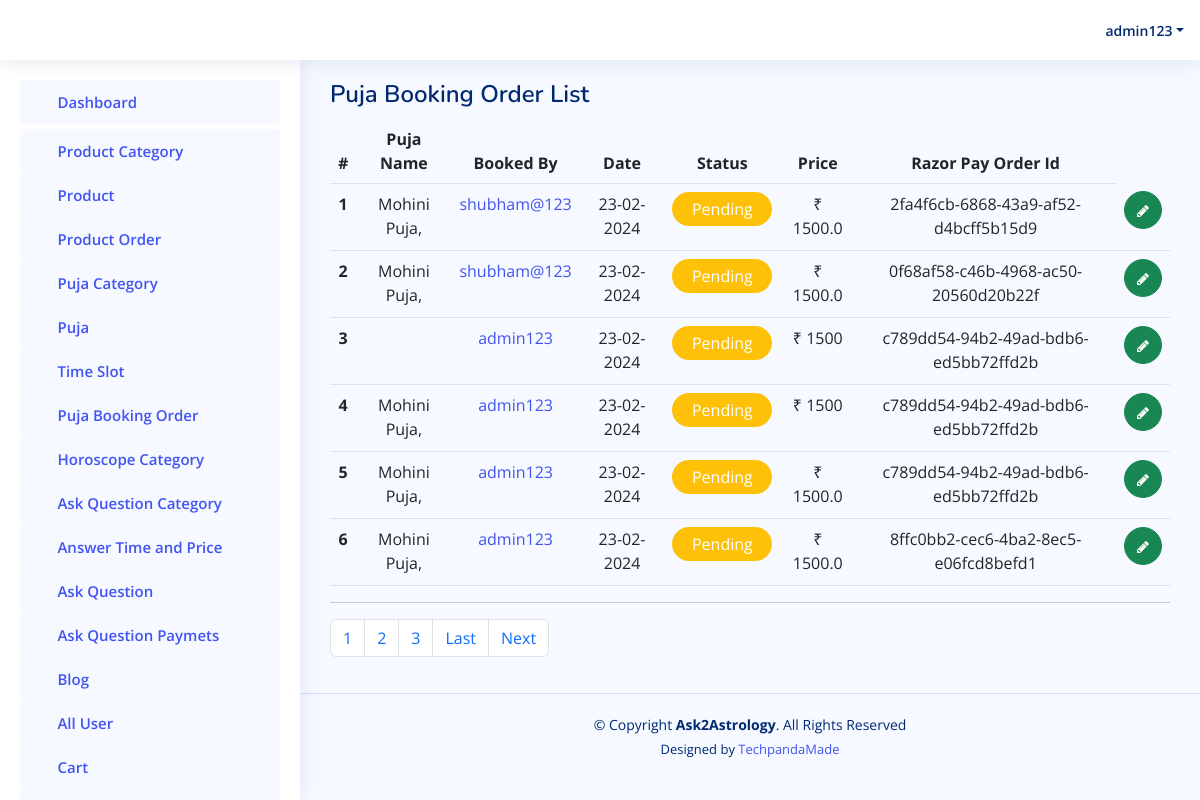
/admin-panel/getpoojaslot/ (signed in), run on the app's committed database.
### accounts/models.py (models this page shows)
class User(AbstractUser):
    is_user = models.BooleanField(default=False)
    contactno = models.CharField(max_length=12, null=True)
    profilepicture = models.ImageField(upload_to=filepath, blank=True, null=True)
    gender = models.CharField(max_length=12, null=True)
    language = models.CharField(max_length=50, null=True)
    dateofbirth = models.CharField(max_length=20, null=True)
    marital_status = models.CharField(max_length=50, null=True)
    timeofbirth = models.CharField(max_length=20, null=True)
    placeofbirth = models.CharField(max_length=100, null=True)
    currentaddress = models.CharField(max_length=300, null=True)
    mobileno = models.CharField(max_length=300, null=True)
    countrycode = models.CharField(max_length=50, null=True)
    houseno = models.CharField(max_length=300, null=True)
    area = models.CharField(max_length=300, null=True)
    landmark = models.CharField(max_length=300, null=True)
    pincode = models.CharField(max_length=300, null=True)
    towncity = models.CharField(max_length=300, null=True)
    state = models.CharField(max_length=300, null=True)

### adminapp/models.py (models this page shows)
class PoojaOrder(models.Model):
    pujaid = models.JSONField(default=list, null=True)
    userid = models.ForeignKey(User,on_delete=models.CASCADE)
    orderdate = models.DateTimeField(auto_now=True)
    order_status = models.BooleanField(default=False)
    bookeddate = models.JSONField(default=list, null=True)
    order_price = models.CharField(max_length=200, null=True)
    razor_pay_order_id = models.CharField(max_length=100, null=True, blank=True)
    razor_pay_payment_id = models.CharField(max_length=100, null=True, blank=True)
    razor_pay_payment_signature = models.CharField(max_length=100, null=True, blank=True)
    address = models.CharField(max_length=350, null=True)

### adminapp/views.py (the view)
# urls.py: path('getpoojaslot/',views.GetAllPujaSlot),
def GetAllPujaSlot(request):
    pujabook = PoojaOrder.objects.all().order_by('id').reverse()
    print(pujabook)
    paginator = Paginator(pujabook, 6)
    page_number = request.GET.get('page')
    all_lead = paginator.get_page(page_number)
    totalpage = all_lead.paginator.num_pages
    context = {
        'all_lead':all_lead,
        'lastpage':totalpage,
        'totalPagelist':[n+1 for n in range(totalpage)],
        'pojaslot':pujabook
    }
    return render(request, "admintemp/getpoojaslotbook.html", context)

### templates/admintemp/getpoojaslotbook.html (shortened to what this page needs)
{% extends 'admintemp/index.html' %}
{% load static %}
  {% block content %}
  <main id="main" class="main">
    <div class="pagetitle">
      <h1>Puja Booking Order List</h1>
    </div>
    <section class="section">
      <div class="row">
        <div class="col-lg-12">
          <div class="">
            <div class="" >
              <table class="table">
                <thead>
                  <tr  style="text-align:center;">
                    <th scope="col">#</th>
                    <th scope="col">Puja Name</th>
                    <th scope="col">Booked By</th>
                    <th scope="col" style="140px">Date</th>
                    <th scope="col">Status</th>
                    <th scope="col">Price</th>
                    <th scope="col">Razor Pay Order Id</th>
                  </tr>
                </thead>
                <tbody>
                  {% for ky in all_lead %}
                  <tr style="text-align:center;">
                    <th scope="row">{{forloop.counter}}</th>
                    <td>
                        {% for i in ky.pujaid %}
                    {{ i }},<br>
                    {% endfor %}
                    </td>
                    <td><a href="{% url 'view_profile2' id=ky.id %}">{{ ky.userid }}</a></td>
                    <td>{{ ky.orderdate.date|date:"d-m-Y" }}</td>
                    <td>
                      {% if ky.order_status == True %}
                      <p style="background-color:#198754;color:#ffffff;width:100px;border-radius:20px;text-align:center;padding:5px;">Completed</p>
                      {% else %}
                         <p style="background-color:#ffc107;color:#ffffff;width:100px;border-radius:20px;text-align:center;padding:5px;">Pending</p>
                      {% endif %}
                    </td>
                    <td>₹ {{ ky.order_price }}</td>
                    <td>{{ ky.razor_pay_order_id }}</td>
                  <td style="text-align: center;">
                      <a class="btn btn-success" style="border-radius:50%;" href="{% url 'update_puja' id=ky.id %}"> <i class="fa fa-pencil" style="font-size: 14px;"> </i> </a>
                    </td>
                    </tr>
                  {% endfor %}
                </tbody>
              </table>
            </div>
          </div>
          <hr>
                <nav aria-label="Page navigation example">
                    <ul class="pagination">
                    {% for n in totalPagelist %}
                      <li class="page-item">
                        <a class="page-link" href="/admin-panel/getpoojaslot/?page={{n}}">{{n}}</a>
                    </li>
                    {% endfor %}
                    {% if all_lead.has_next %}
                    <li class="page-item">
                        <a class="page-link" href="/admin-panel/getpoojaslot/?page={{ lastpage }}">Last</a>
                    </li>
                      <li class="page-item">
                        <a class="page-link" href="/admin-panel/getpoojaslot/?page={{ all_lead.next_page_number }}">Next</a>
                    </li>
                    {% endif %}
                    </ul>
                  </nav>
      </div>
    </section>
  </main>
  {% endblock content %}

### templates/admintemp/index.html (shortened to what this page needs)
{% load static %}
<!DOCTYPE html>
<html lang="en">
<head>
  <link rel="stylesheet" href="https://cdnjs.cloudflare.com/ajax/libs/font-awesome/4.7.0/css/font-awesome.min.css">
  <link href="{% static 'assets2/vendor/bootstrap/css/bootstrap.min.css' %}" rel="stylesheet">
  <link href="{% static 'assets2/vendor/bootstrap-icons/bootstrap-icons.css' %}" rel="stylesheet">
  <link href="{% static 'assets2/vendor/boxicons/css/boxicons.min.css' %}" rel="stylesheet">
  <link href="{% static 'assets2/vendor/quill/quill.snow.css' %}" rel="stylesheet">
  <link href="{% static 'assets2/vendor/quill/quill.bubble.css' %}" rel="stylesheet">
  <link href="{% static 'assets2/vendor/remixicon/remixicon.css' %}" rel="stylesheet">
  <link href="{% static 'assets2/vendor/simple-datatables/style.css' %}" rel="stylesheet">
  <link href="{% static 'assets2/css/style.css' %}" rel="stylesheet">
</head>
<body>
  <header id="header" class="header fixed-top d-flex align-items-center">
    <div class="d-flex align-items-center justify-content-between">
      <i class="bi bi-list toggle-sidebar-btn"></i>
    </div>
    <nav class="header-nav ms-auto">
      <ul class="d-flex align-items-center">
        <li class="nav-item dropdown pe-3">
          <a class="nav-link nav-profile d-flex align-items-center pe-0" href="#" data-bs-toggle="dropdown">
            <span class="d-none d-md-block dropdown-toggle ps-2">{{ request.user.username }}</span>
          </a>
        </li>
      </ul>
    </nav>
  </header>
  <aside id="sidebar" class="sidebar">
    <ul class="sidebar-nav" id="sidebar-nav">
      <li class="nav-item">
        <a class="nav-link " href="/admin-panel/index/">
          <i class="bi bi-grid"></i>
          <span>Dashboard</span>
        </a>
      </li>
          <li>
            <a class="nav-link " href="/admin-panel/getcategory/">
              <i class="bi bi-menu-button-wide"></i><span>Product Category</span>
            </a>
          </li>
          <li>
            <a class="nav-link " href="/admin-panel/getproducts/">
              <i class="bi bi-menu-button-wide"></i><span>Product</span>
            </a>
          </li>
          <li>
            <a class="nav-link " href="/admin-panel/getproductorder/">
              <i class="bi bi-menu-button-wide"></i><span>Product Order</span>
            </a>
          </li>
          <li>
            <a class="nav-link " href="/admin-panel/getpujacategory/">
              <i class="bi bi-menu-button-wide"></i><span>Puja Category</span>
            </a>
          </li>
          <li>
            <a class="nav-link " href="/admin-panel/getpuja/">
              <i class="bi bi-menu-button-wide"></i><span>Puja</span>
            </a>
          </li>
          <li>
            <a class="nav-link " href="/admin-panel/getslottime/">
              <i class="bi bi-menu-button-wide"></i><span>Time Slot</span>
            </a>
          </li>
          <li>
            <a class="nav-link " href="/admin-panel/getpoojaslot/">
              <i class="bi bi-menu-button-wide"></i><span>Puja Booking Order</span>
            </a>
          </li>
          <li>
            <a class="nav-link " href="/admin-panel/gethoroscopcate/">
              <i class="bi bi-menu-button-wide"></i><span>Horoscope Category</span>
            </a>
          </li>
          <li>
            <a class="nav-link " href="/admin-panel/getfaqcategory/">
              <i class="bi bi-menu-button-wide"></i><span>Ask Question Category</span>
            </a>
          </li>
          <li>
            <a class="nav-link " href="/admin-panel/getfaqasktime/">
              <i class="bi bi-menu-button-wide"></i><span>Answer Time and Price</span>
            </a>
          </li>
          <li>
            <a class="nav-link " href="/admin-panel/getfaq/">
              <i class="bi bi-menu-button-wide"></i><span>Ask Question</span>
            </a>
          </li>
          <li>
            <a class="nav-link " href="/admin-panel/getaskquetionhis/">
              <i class="bi bi-menu-button-wide"></i><span>Ask Question Paymets</span>
            </a>
          </li>
          <li>
            <a class="nav-link " href="/admin-panel/getblog/">
              <i class="bi bi-menu-button-wide"></i><span>Blog</span>
            </a>
          </li>
           <li>
            <a class="nav-link " href="/admin-panel/getusers/">
              <i class="bi bi-menu-button-wide"></i><span>All User</span>
            </a>
          </li>
          <li>
            <a class="nav-link " href="/admin-panel/allcarts/">
              <i class="bi bi-menu-button-wide"></i><span>Cart</span>
            </a>
          </li>
          <li>
            <a class="nav-link " href="/admin-panel/allpujacarts/">
            </a>
          </li>
    </ul>
  </aside>
  {% block content %}{% endblock content %}
  <footer id="footer" class="footer">
    <div class="copyright">
      &copy; Copyright <strong><span>Ask2Astrology</span></strong>. All Rights Reserved
    </div>
    <div class="credits">
      Designed by <a href="https://techpanda.asia/">TechpandaMade</a>
    </div>
  </footer>
</body>
</html>

### static/assets2/css/style.css (style rules this page uses)
:root { scroll-behavior: smooth; }
body { font-family: "Open Sans", sans-serif; background: #f6f9ff; color: #444444; }
a { color: #4154f1; text-decoration: none; }
h1, h2, h3, h4, h5, h6 { font-family: "Nunito", sans-serif; }
#main { margin-top: 60px; padding: 20px 30px; transition: all 0.3s; }
.pagetitle { margin-bottom: 10px; }
.pagetitle h1 { font-size: 24px; margin-bottom: 0; font-weight: 600; color: #012970; }
.header { transition: all 0.5s; z-index: 997; height: 60px; box-shadow: 0px 2px 20px rgba(1, 41, 112, 0.1); background-color: #fff; padding-left: 20px; }
.header .toggle-sidebar-btn { font-size: 32px; padding-left: 10px; cursor: pointer; color: #012970; }
.header-nav ul { list-style: none; }
.header-nav>ul { margin: 0; padding: 0; }
.header-nav .nav-profile { color: #012970; }
.header-nav .nav-profile span { font-size: 14px; font-weight: 600; }
.sidebar { position: fixed; top: 60px; left: 0; bottom: 0; width: 300px; z-index: 996; transition: all 0.3s; padding: 20px; overflow-y: auto; scrollbar-width: thin; scrollbar-color: #aab7cf transparent; box-shadow: 0px 0px 20px rgba(1, 41, 112, 0.1); background-color: #fff; }
@media (min-width: 1200px) { #main, #footer { margin-left: 300px; } }
.sidebar-nav { padding: 0; margin: 0; list-style: none; }
.sidebar-nav li { padding: 0; margin: 0; list-style: none; }
.sidebar-nav .nav-item { margin-bottom: 5px; }
.sidebar-nav .nav-link { display: flex; align-items: center; font-size: 15px; font-weight: 600; color: #4154f1; transition: 0.3; background: #f6f9ff; padding: 10px 15px; border-radius: 4px; }
.sidebar-nav .nav-link i { font-size: 16px; margin-right: 10px; color: #4154f1; }
.footer { padding: 20px 0; font-size: 14px; transition: all 0.3s; border-top: 1px solid #cddfff; }
.footer .copyright { text-align: center; color: #012970; }
.footer .credits { padding-top: 5px; text-align: center; font-size: 13px; color: #012970; }

### data on the page
User: user.username "admin123"
PoojaOrder: pujaid "Mohini Puja", userid "shubham@123", orderdate "23-02-2024", order_status "Pending", order_price "1500.0", razor_pay_order_id "2fa4f6cb-6868-43a9-af52-d4bcff5b15d9"
PoojaOrder: pujaid "Mohini Puja", userid "shubham@123", orderdate "23-02-2024", order_status "Pending", order_price "1500.0", razor_pay_order_id "0f68af58-c46b-4968-ac50-20560d20b22f"
PoojaOrder: userid "admin123", orderdate "23-02-2024", order_status "Pending", order_price "1500", razor_pay_order_id "c789dd54-94b2-49ad-bdb6-ed5bb72ffd2b"
PoojaOrder: pujaid "Mohini Puja", userid "admin123", orderdate "23-02-2024", order_status "Pending", order_price "1500", razor_pay_order_id "c789dd54-94b2-49ad-bdb6-ed5bb72ffd2b"
PoojaOrder: pujaid "Mohini Puja", userid "admin123", orderdate "23-02-2024", order_status "Pending", order_price "1500.0", razor_pay_order_id "c789dd54-94b2-49ad-bdb6-ed5bb72ffd2b"
PoojaOrder: pujaid "Mohini Puja", userid "admin123", orderdate "23-02-2024", order_status "Pending", order_price "1500.0", razor_pay_order_id "8ffc0bb2-cec6-4ba2-8ec5-e06fcd8befd1"

### other printed values
{{ n }} "1" "2" "3"
